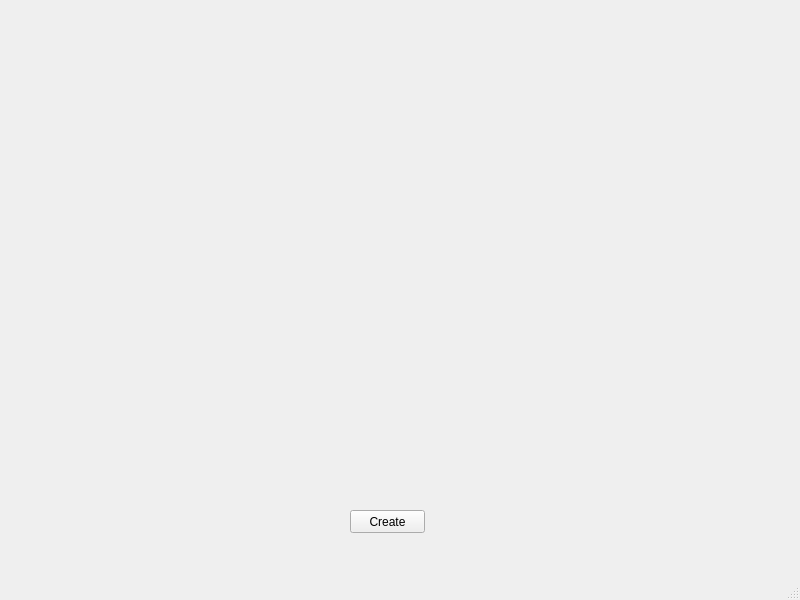
<?xml version="1.0" encoding="UTF-8"?>
<ui version="4.0">
 <class>MainWindow</class>
 <widget class="QMainWindow" name="MainWindow">
  <property name="geometry">
   <rect>
    <x>0</x>
    <y>0</y>
    <width>800</width>
    <height>600</height>
   </rect>
  </property>
  <property name="windowTitle">
   <string>Yellow-circles</string>
  </property>
  <widget class="QWidget" name="centralwidget">
   <widget class="QPushButton" name="pushButton">
    <property name="geometry">
     <rect>
      <x>350</x>
      <y>510</y>
      <width>75</width>
      <height>23</height>
     </rect>
    </property>
    <property name="text">
     <string>Create</string>
    </property>
   </widget>
  </widget>
  <widget class="QMenuBar" name="menubar">
   <property name="geometry">
    <rect>
     <x>0</x>
     <y>0</y>
     <width>800</width>
     <height>20</height>
    </rect>
   </property>
  </widget>
  <widget class="QStatusBar" name="statusbar"/>
 </widget>
 <resources/>
 <connections/>
</ui>
